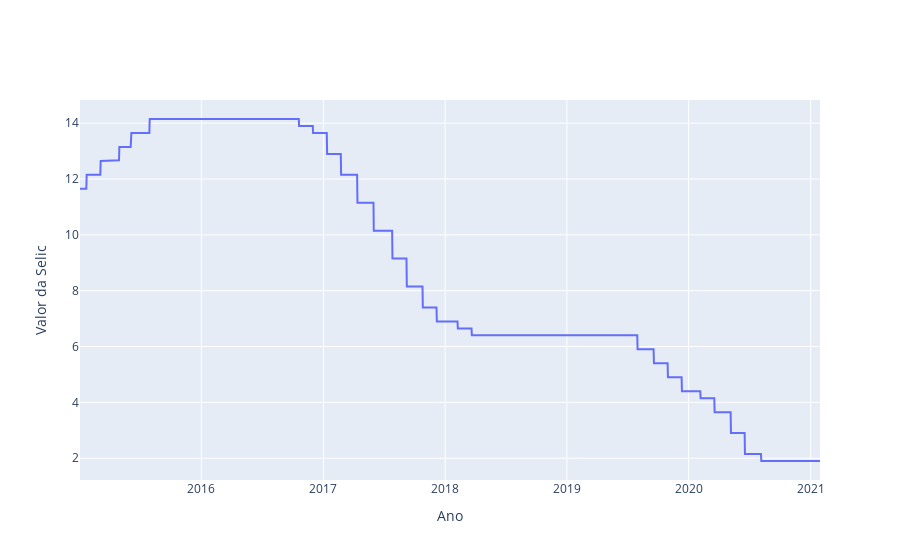

The code cell stored with this chart in its notebook:
### Code cell
x1=cotacao_selic.index
y1=cotacao_selic["Taxa ano"].values
cotacao = [go.Scatter(x=x1, y=y1)]
layout = go.Layout(
   xaxis=dict(
       range=['01-01-2017','31-01-2021'],
       title='Ano'              
   ),
   yaxis=dict(
       range=[min(x1), max(y1)],
       title='Valor da Selic'
   ))
fig = go.Figure(data = cotacao, layout = layout)
py.iplot(fig)

### Figure 1 — Plotly figure (JSON) as saved in the notebook; plotly's stock layout.template omitted (floating-point values rounded to 4 significant figures; data arrays with more than 128 entries replaced by an {"elided": "..."} marker saying what was removed)
{"data": [{"type": "scatter", "x": {"elided": "1530 str values"}, "y": {"elided": "1530 float values"}}], "layout": {"xaxis": {"range": ["01-01-2017", "31-01-2021"], "title": {"text": "Ano"}}, "yaxis": {"range": ["2015-01-02T00:00:00", 14.15], "title": {"text": "Valor da Selic"}}}}
